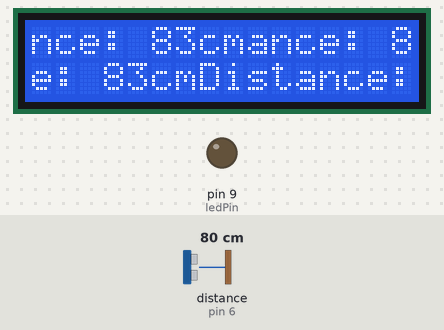
The sketch below on a simulated Arduino Uno, built with avr-gcc and run on an emulated ATmega328P. On the bench: 16×2 character LCD, output pins drawn as LEDs (lit = HIGH). Wiring (inferred from the names in the program): ultrasonic range finder: trigger pin 7; echo pin 6. The test bench sets the inputs (shaded band); at power-on: distance to the obstacle (sensor on pin 6) 80 cm. The echo pulse lasts 58.3 µs per cm; pins used as bus, display or sensor lines are not drawn; what the sketch prints to the serial monitor is not drawn.

Above: at 1.2 s.
1.3 s: distance to the obstacle (sensor on pin 6) set to 21 cm
At 1.66 s:
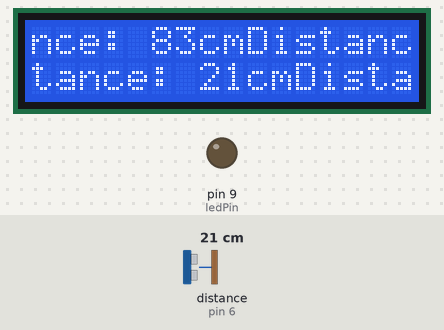
3.3 s: distance to the obstacle (sensor on pin 6) set to 17 cm
At 3.43 s:
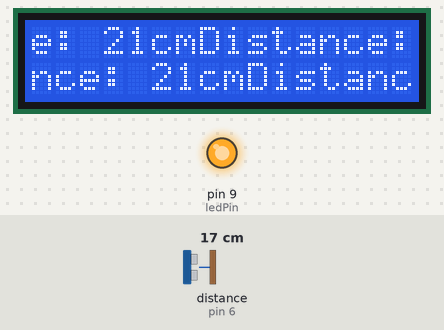
5.3 s: distance to the obstacle (sensor on pin 6) set to 2 cm
At 5.8 s:
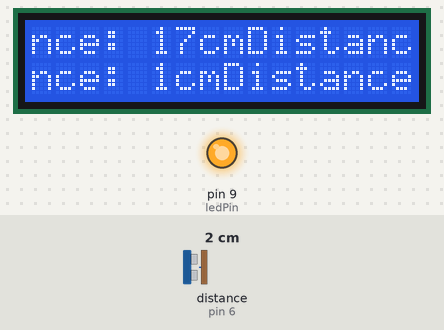
7.4 s: distance to the obstacle (sensor on pin 6) set to 120 cm
At 7.67 s:
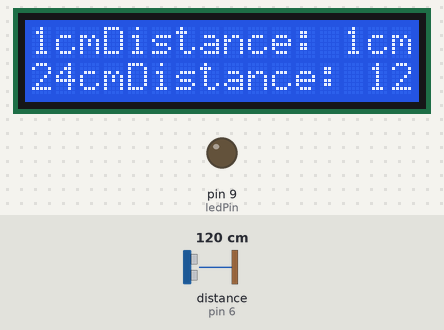
9.3 s: distance to the obstacle (sensor on pin 6) set to 4 cm
At 9.41 s:
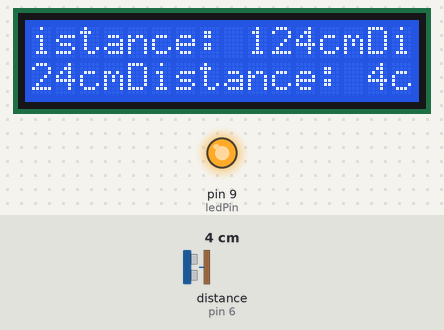
11.6 s: distance to the obstacle (sensor on pin 6) set to 250 cm
At 12.27 s:
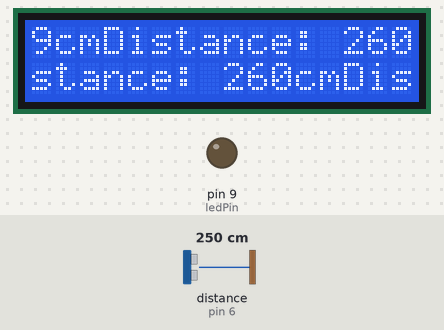
Timing chart, 0 to 14.5 s (numbered marks = the images above; inputs shaded):
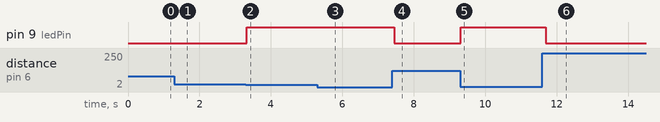

The sketch:

Car_Blind_Spot_MOnitor.ino
```cpp
const int pingPin = 7; // Trigger Pin of Ultrasonic Sensor
const int echoPin = 6; // Echo Pin of Ultrasonic Sensor
const int ledPin = 9;
#include <LiquidCrystal.h>
LiquidCrystal lcd(12,11,5,4,3,2);
// Connect Ultrasonic sensor VCC to 5 V, and Gnd to 0 V
int duration;
void setup() {
  lcd.begin(16, 2);
  lcd.print("Initializing...");
  pinMode(ledPin, OUTPUT);
 Serial.begin(9600); // Starting Serial Terminal
}
void loop() {
// Ultrasound sensor ping
 pinMode(pingPin, OUTPUT);
 digitalWrite(pingPin, LOW);
 delayMicroseconds(2);
 digitalWrite(pingPin, HIGH);
 delayMicroseconds(10);
 digitalWrite(pingPin, LOW);
// Ultrasound sensor echo catch
 pinMode(echoPin, INPUT);
 duration = pulseIn(echoPin, HIGH)/56; // dividing by 56 converts roughly to centimeters
// Send raw data to Serial port
 Serial.println(duration);
  lcd.print("Distance: ");
  lcd.print((int)duration);
  lcd.print("cm");

  if((int) duration < 20){
    digitalWrite(ledPin, HIGH);
  }
  else{
    digitalWrite(ledPin, LOW);
  }
// Wait before next ping
 delay(100);
}
```

Measured:
- the behaviour switches between 20 and 19 cm on distance to the obstacle (sensor on pin 6) (found by bisection; images 1 and 2)
- after the input at 3.3 s, pin 9 (ledPin): LOW → HIGH at once
- after the input at 5.3 s, the display: first differs from a run without the input after 0.30 s (image 3 shows a later state)
- after the input at 7.4 s, pin 9 (ledPin): HIGH → LOW after 0.06 s; the display: first changes after 0.06 s (image 4 shows a later state)
- after the input at 9.3 s, pin 9 (ledPin): LOW → HIGH at once
- after the input at 11.6 s, pin 9 (ledPin): HIGH → LOW after 0.09 s; the display: first changes after 0.21 s (image 6 shows a later state)
